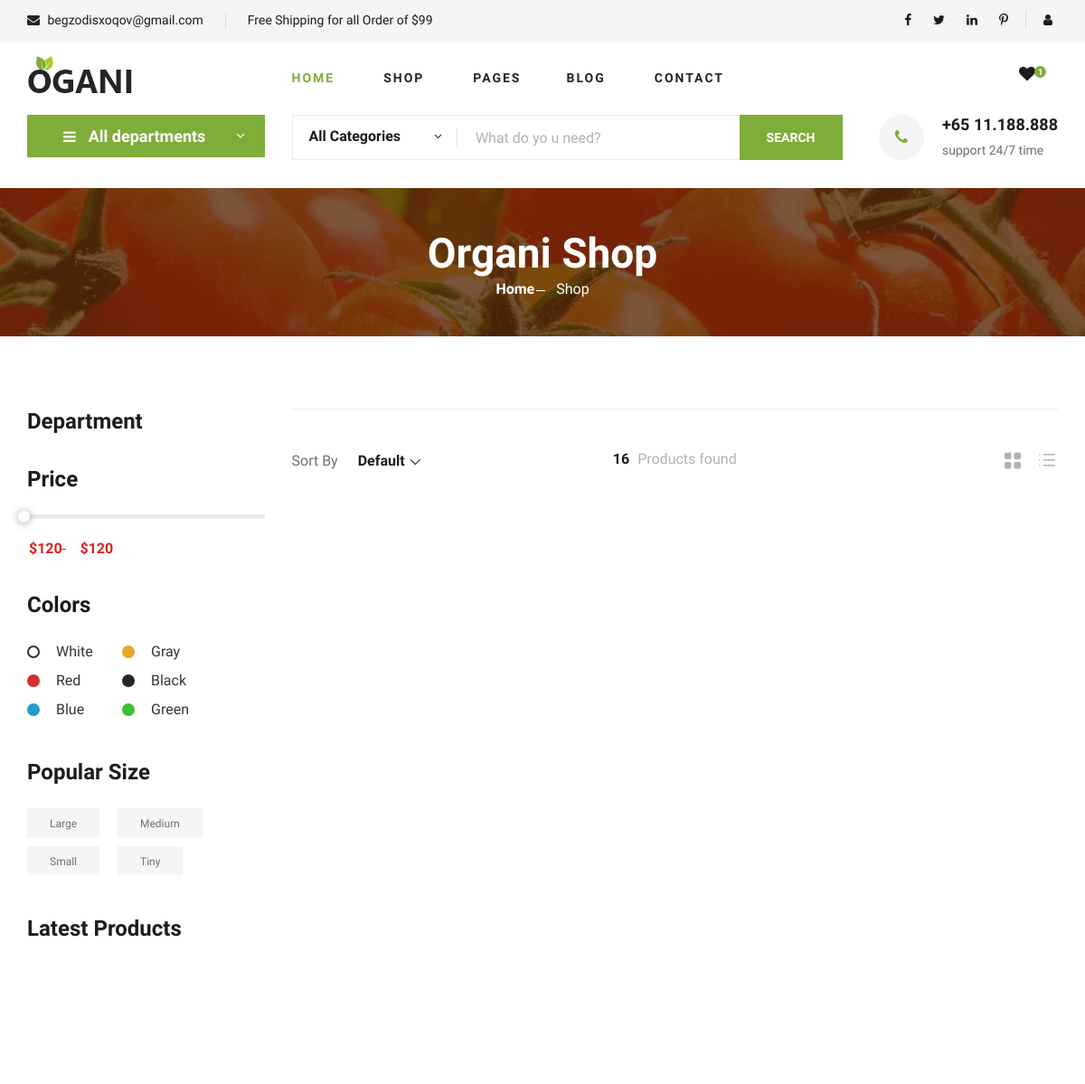
The page /shop-grid/ (upper part) on the database as committed earlier.
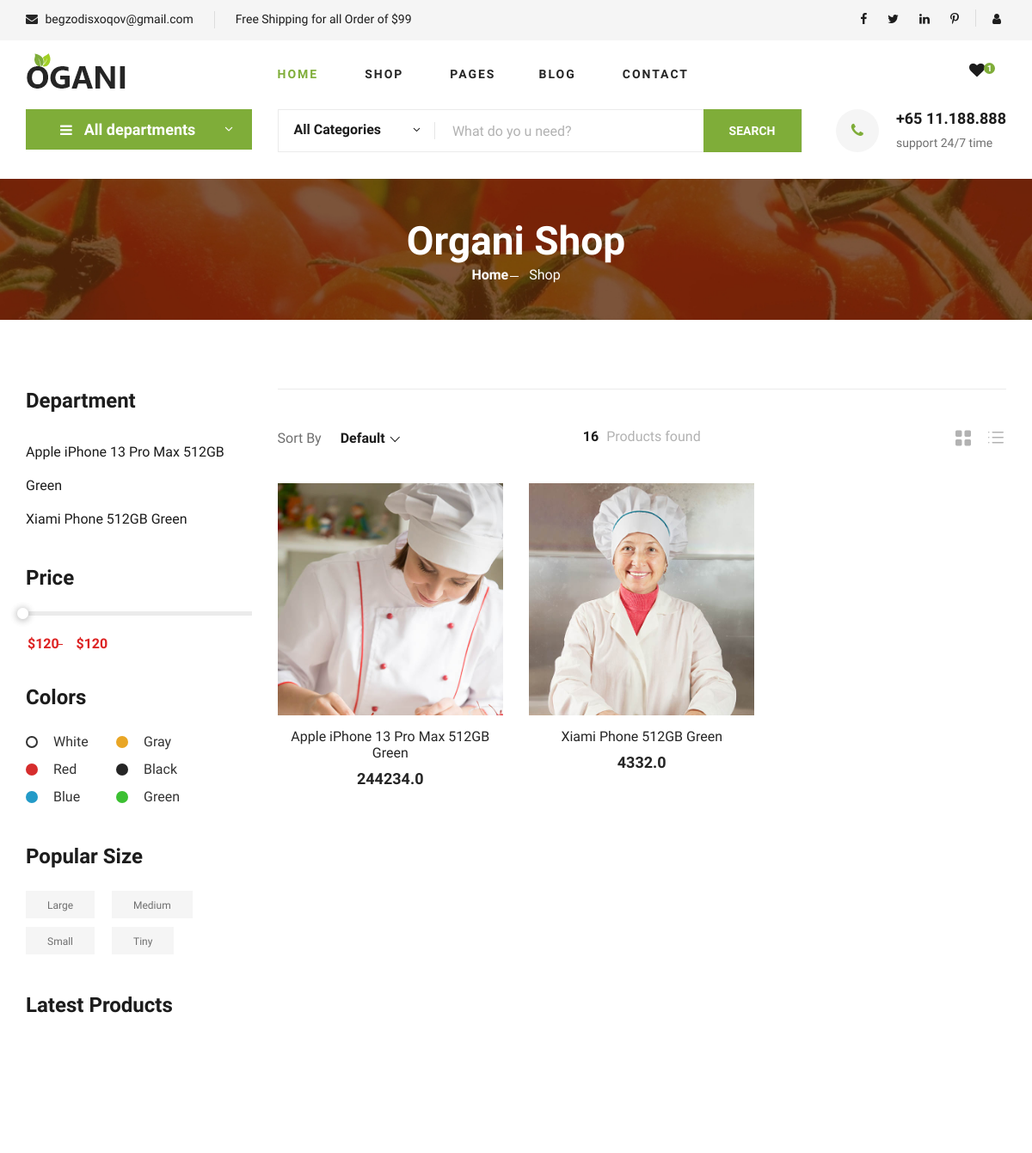
The same page on the database as committed later.
### categoris/models.py (models this page shows, shortened)
class Subcategory2(models.Model):
    COLOR_PROD = [
        ("White", "White"),
        ("Red", "Red"),
        ("Blue", "Blue"),
        ("Gray", "Gray"),
        ("Black", "Black"),
        ("Green", "Green"),
    ]
    product_title = models.ForeignKey(Subcategory1, on_delete=models.CASCADE, null=True, related_name='subcategory1s_name')
    product_model_name = models.CharField(max_length=255)
    product_image = models.ImageField(upload_to='modelapp/static/image/product/')
    product_price = models.CharField(max_length=200)
    product_old_price = models.CharField(max_length=200)
    product_color = models.CharField(max_length=5, choices=COLOR_PROD, null=True, blank=True)
    product_credit_price = models.FloatField()
    short_description = models.TextField()
    deep_description = models.TextField()
    characteristics = models.JSONField(default=dict)
    comment = models.JSONField(default=dict)

### modelapp/views.py (the view)
# urls.py: path("shop-grid/", shop_grid, name="shop_grid"),
def shop_grid(request):
    all_category = Category.objects.all()
    category = Subcategory2.objects.all()
    li = []
    for i in category:
        li.append(i.product_price)
    context = {
        "categorys": category,
        "all_category": all_category
    }
    return render(request, "shop-grid.html", context)

### modelapp/templates/shop-grid.html (shortened to what the changed rows need)
{% extends 'base.html' %}
{% load static %}
{% block content %}
    <section class="breadcrumb-section set-bg" data-setbg="{% static "img/breadcrumb.jpg" %} ">
        <div class="container">
            <div class="row">
                <div class="col-lg-12 text-center">
                    <div class="breadcrumb__text">
                        <h2>Organi Shop</h2>
                    </div>
                </div>
            </div>
        </div>
    </section>
    <section class="product spad">
        <div class="container">
            <div class="row">
                <div class="col-lg-3 col-md-5">
                    <div class="sidebar">
                        <div class="sidebar__item">
                            <ul>
                                {% for category in categorys %}
                                    <li><a href="">{{ category.product_model_name }}</a></li>
                                {% endfor %}
                            </ul>
                        </div>
                    </div>
                </div>
                <div class="col-lg-9 col-md-7">
                    <div class="row">
                        {% for category in categorys %}
                            <div class="col-lg-4 col-md-6 col-sm-6">
                                <div class="product__item">
                                    <div class="product__item__pic set-bg"
                                         data-setbg="{{ category.product_image.url }}">
                                    </div>
                                    <div class="product__item__text">
                                        <h6><a href="/product/view/{{ category.product_model_name }}/{{ category.id }}">{{ category.product_model_name }}</a></h6>
                                        <h5><a href="/product/view/{{ category.product_model_name }}/{{ category.id }}"></a>{{ category.product_price }}</h5>
                                    </div>
                                </div>
                            </div>
                        {% endfor %}
                    </div>
                </div>
            </div>
        </div>
    </section>
{% endblock content %}

Rows that differ between the two databases and show on the page:
added Subcategory2: product_model_name "Apple iPhone 13 Pro Max 512GB Green", shows a picture, product_price "244234.0"
added Subcategory2: product_model_name "Xiami Phone 512GB Green", shows a picture, product_price "4332.0"
